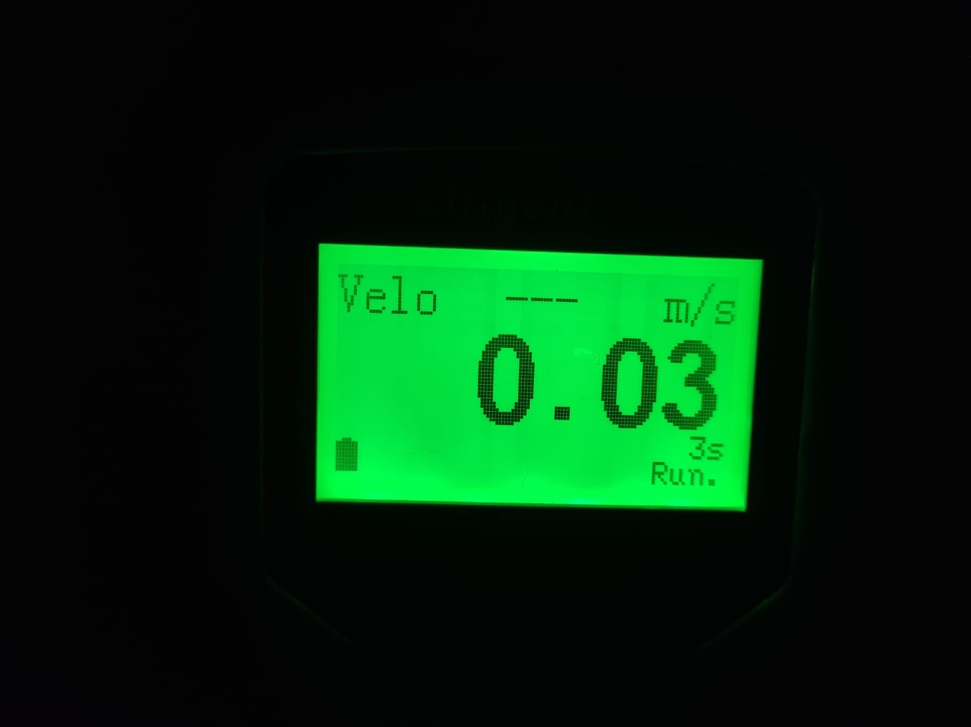
#> input picture realisticTrainingPhotos/nocheRaw003.jpeg, 971 x 727 px, shrunk from 1600 x 1197 before the run; its folder holds only this picture in this run
$ python testBlackBar.py
#> lines starting #> are read from the running program, lines starting #| are printed output that depends on the picture; after the words box and inside, x2 and y2 are one past the last pixel; in counts of white or black regions, pixels touching at a corner belong together
import cv2
import pytesseract
import os
import numpy as np

# https://www.pythonfixing.com/2022/03/fixed-pytesseract-doesn-detect-number.html
# Solo numeros
# OJO QUE ACA PSM8 o PSM 10 ARREGLA TODO AH
xconfig = '--psm 10 --oem 3 -c tessedit_char_whitelist=0123456789.'

# Picture List
plist = [x for x in os.listdir() if (x.endswith(".jpg") or x.endswith(".png") or x.endswith(".jpeg"))]

for pt in plist:
    img = cv2.imread(pt)
#> img is the input picture: shape (727, 971, 3); mean B, G, R 11.8, 37.8, 2.6

    grayImage = cv2.cvtColor(img, cv2.COLOR_BGR2GRAY)
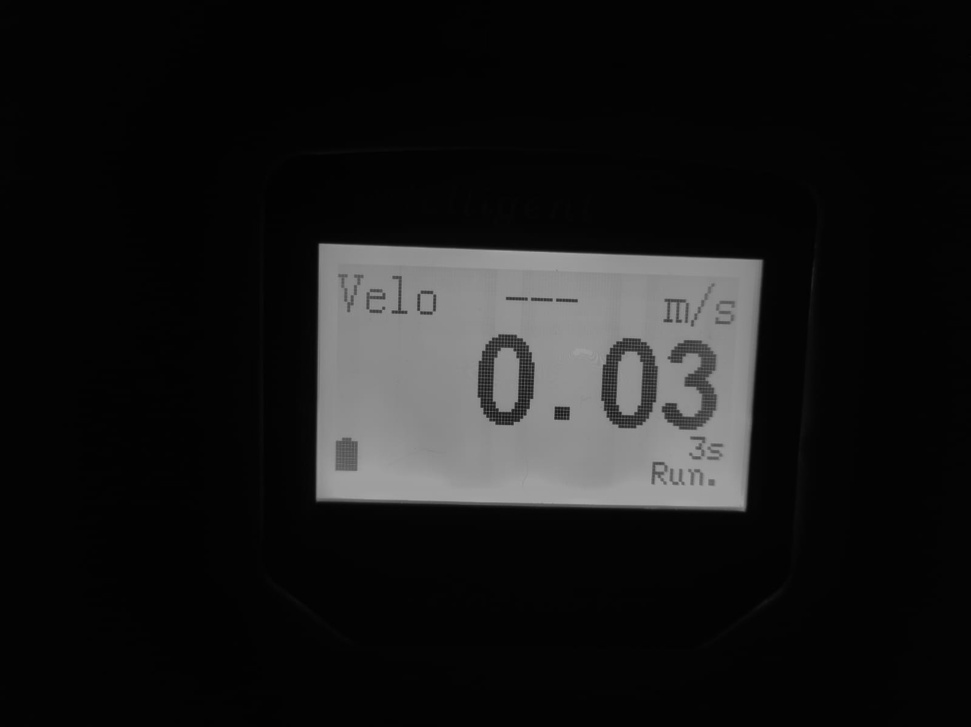
#> grayImage: shape (727, 971); min 0, max 165, mean 24.3

    # Paso todo a ByN
    (thresh, blackAndWhiteImage) = cv2.threshold(grayImage, 127, 255, cv2.THRESH_BINARY)
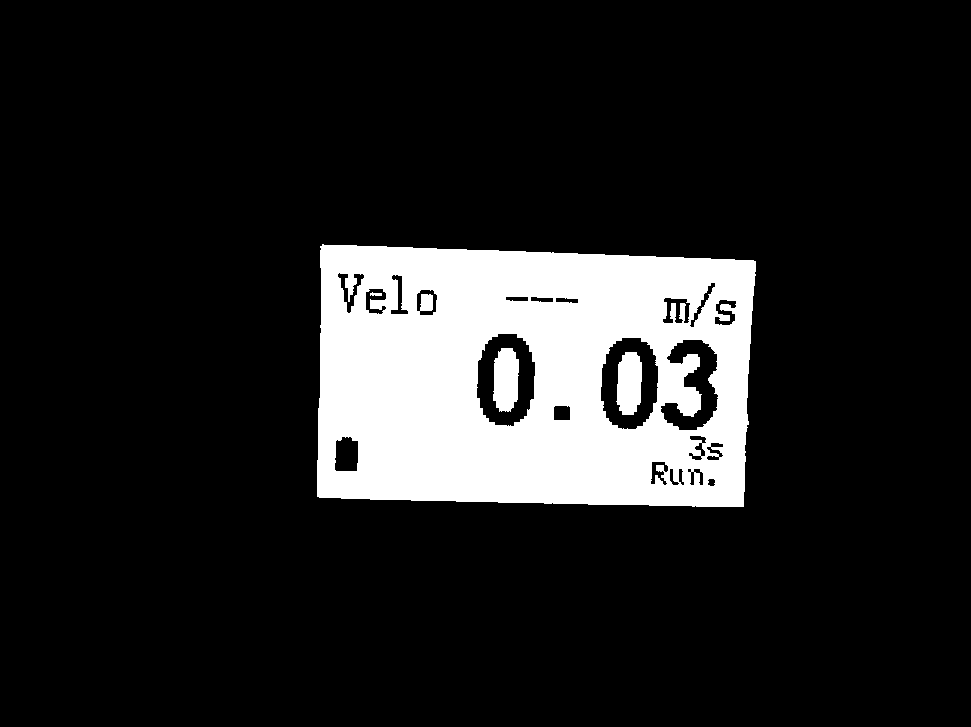
#> blackAndWhiteImage: shape (727, 971); 13.6% white; 4 white regions, box (x1, y1, x2, y2) and area: (317, 244, 756, 507) 93006, (493, 348, 519, 412) 1380, (616, 352, 642, 415) 1345, (370, 292, 382, 296) 35

    # [9 lines of commented-out code are left out]
#> (the run stopped early here; a loop or call above may not have finished)

$ run again, on realisticTrainingPhotos/nocheRaw016.jpeg
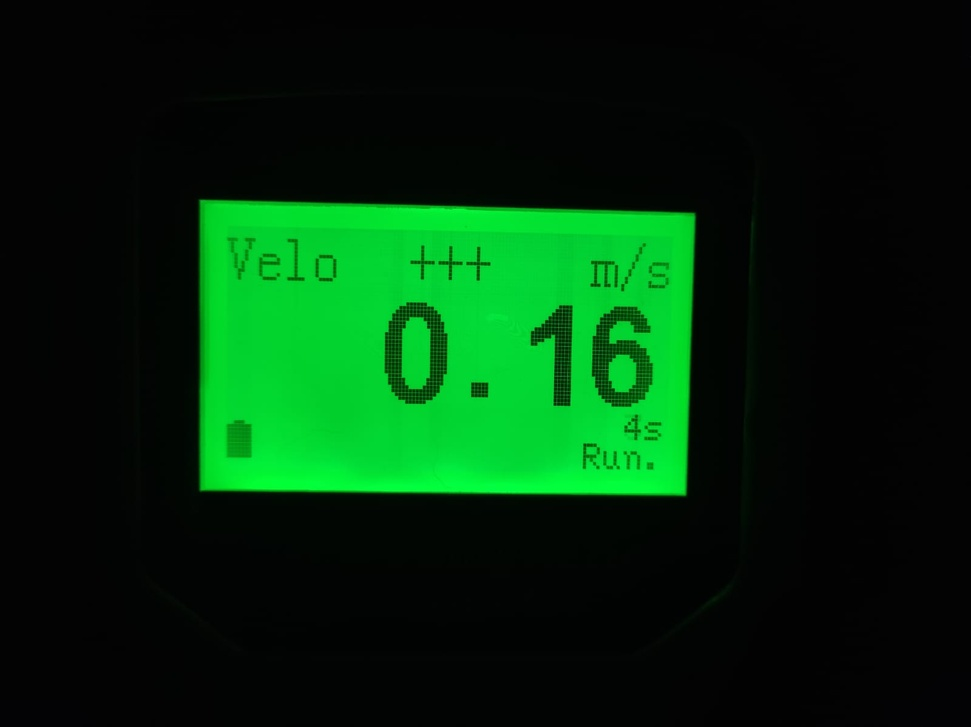
#> input picture realisticTrainingPhotos/nocheRaw016.jpeg, 971 x 727 px, shrunk from 1600 x 1197 before the run
#> img is the input picture: shape (727, 971, 3); mean B, G, R 11.3, 44.1, 2.4
#> `grayImage = cv2.cvtColor(img, cv2.COLOR_BGR2GRAY)`:
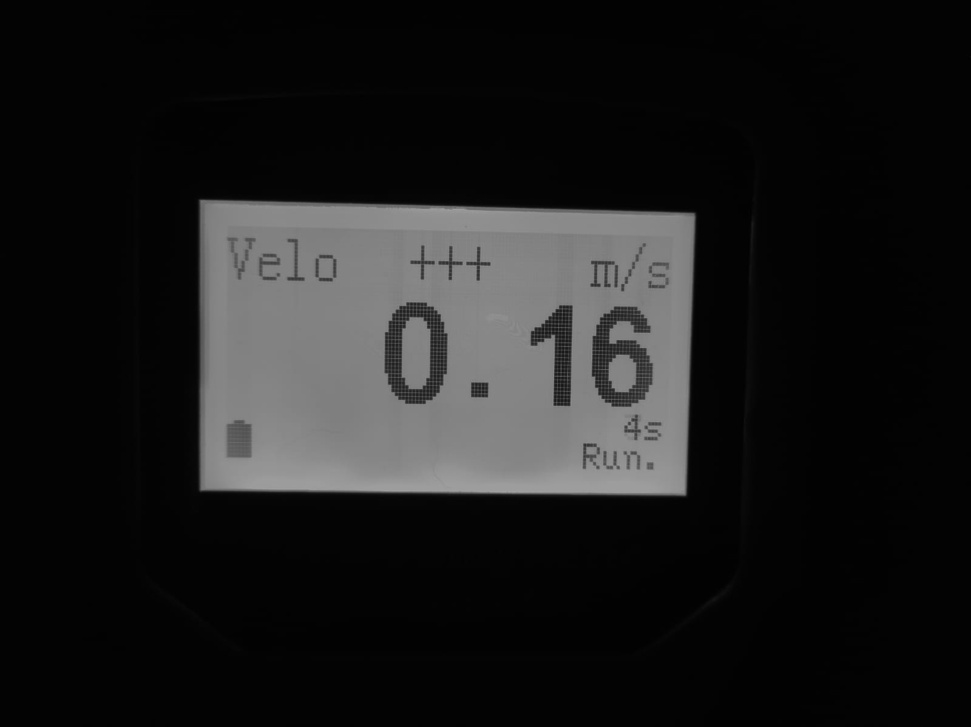
#> grayImage: shape (727, 971); min 1, max 163, mean 27.8
#> `(thresh, blackAndWhiteImage) = cv2.threshold(grayImage, 127, 255, cv2...`:
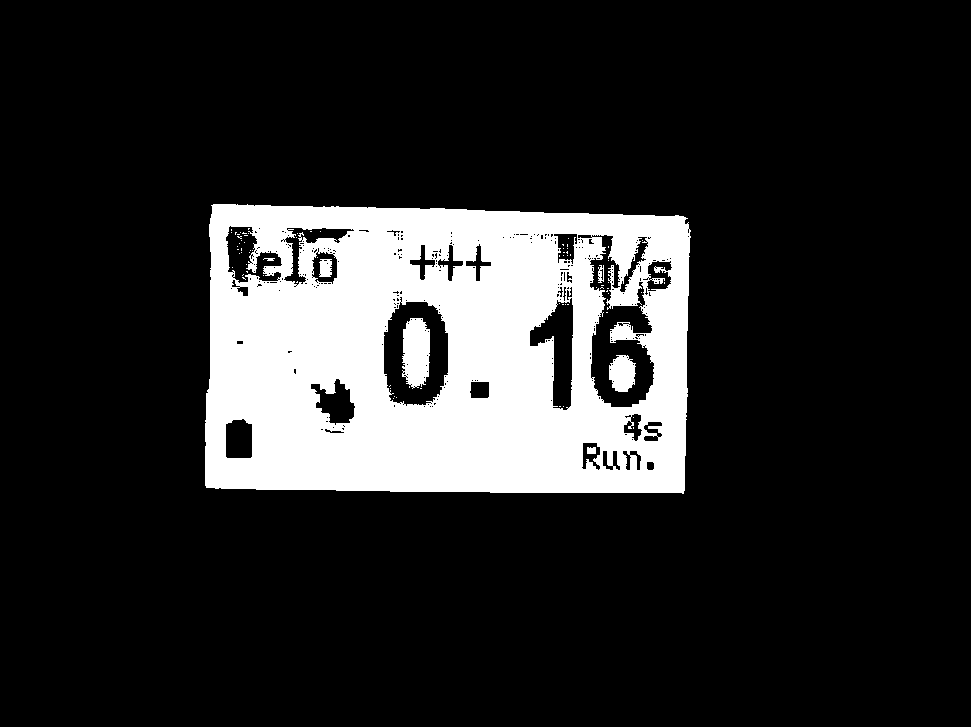
#> blackAndWhiteImage: shape (727, 971); 16.2% white; 79 white regions (72 under 20 px), largest, box (x1, y1, x2, y2) and area: (205, 204, 691, 494) 111540, (402, 318, 430, 389) 1612, (609, 355, 636, 392) 775

$ run again, on realisticTrainingPhotos/nocheRaw005.jpeg
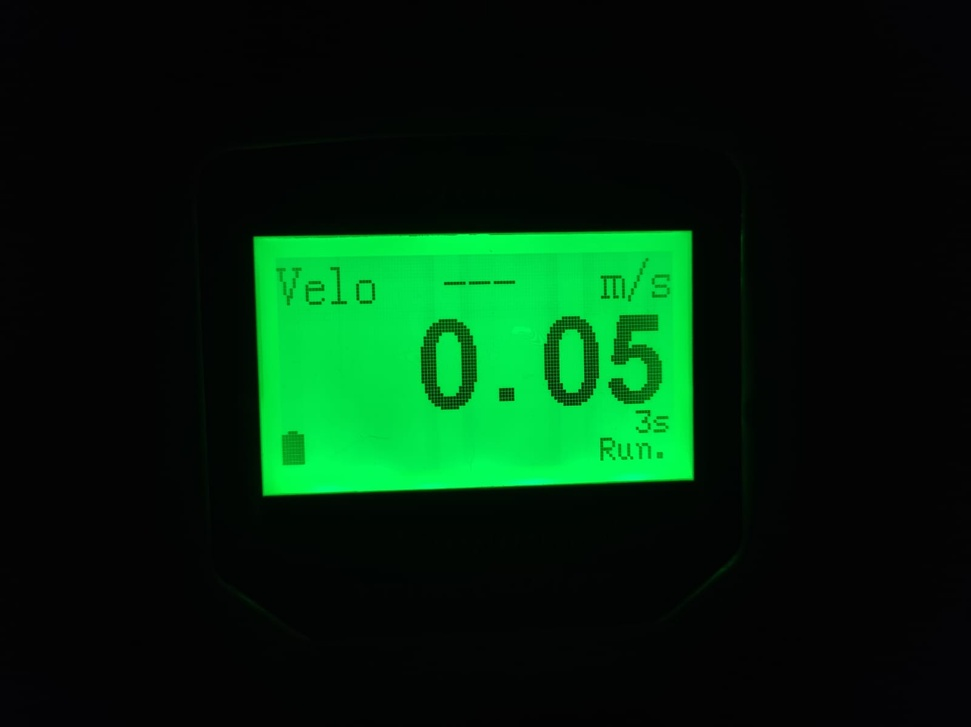
#> input picture realisticTrainingPhotos/nocheRaw005.jpeg, 971 x 727 px, shrunk from 1600 x 1197 before the run
#> img is the input picture: shape (727, 971, 3); mean B, G, R 13.4, 38, 2.7
#> `grayImage = cv2.cvtColor(img, cv2.COLOR_BGR2GRAY)`:
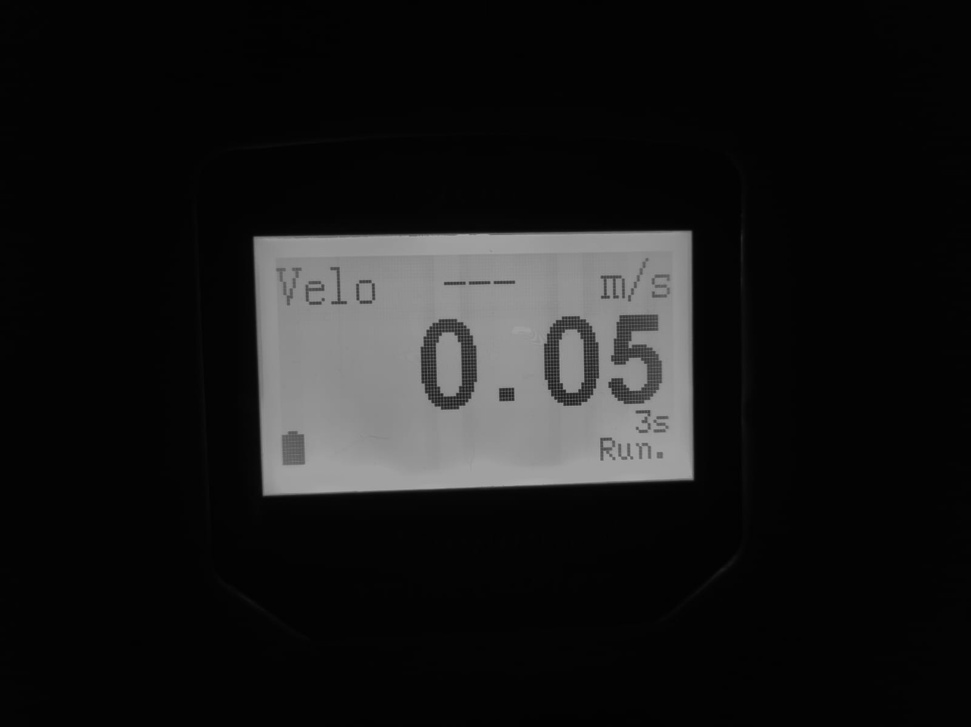
#> grayImage: shape (727, 971); min 1, max 169, mean 24.6
#> `(thresh, blackAndWhiteImage) = cv2.threshold(grayImage, 127, 255, cv2...`:
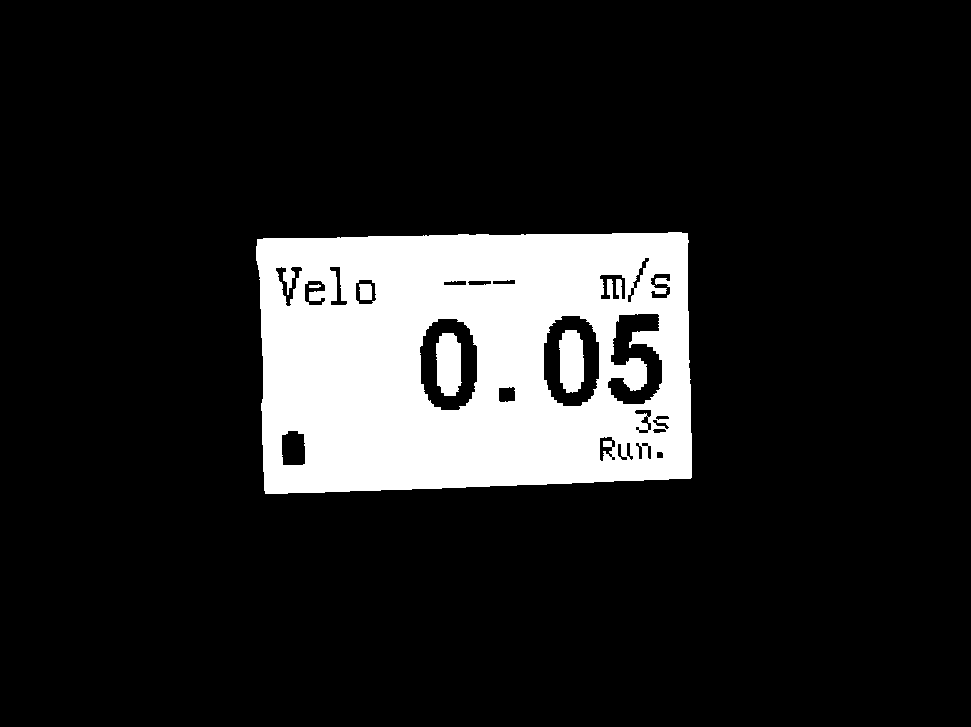
#> blackAndWhiteImage: shape (727, 971); 13.6% white; 5 white regions, box (x1, y1, x2, y2) and area: (256, 232, 692, 494) 92747, (436, 333, 462, 396) 1368, (559, 330, 584, 393) 1333, (359, 284, 372, 300) 194, (309, 284, 321, 288) 35
